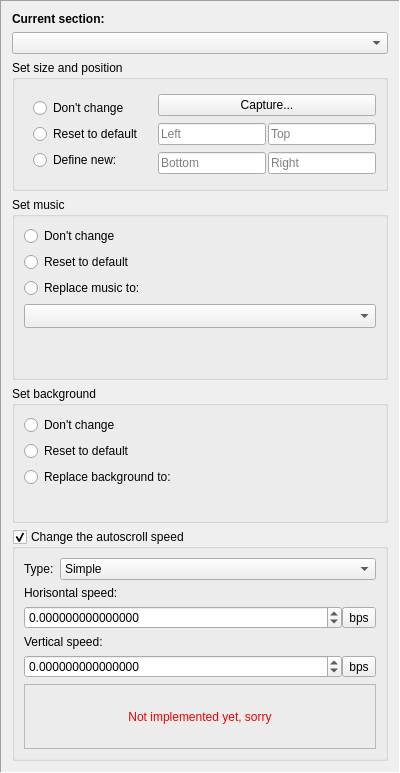
       <widget class="QFrame" name="SectionSettings_area">
        <property name="frameShape">
         <enum>QFrame::Panel</enum>
        </property>
        <property name="frameShadow">
         <enum>QFrame::Sunken</enum>
        </property>
        <layout class="QVBoxLayout" name="verticalLayout_2">
         <item>
          <widget class="QLabel" name="label_28">
           <property name="font">
            <font>
             <bold>true</bold>
            </font>
           </property>
           <property name="text">
            <string>Current section:</string>
           </property>
          </widget>
         </item>
         <item>
          <widget class="QComboBox" name="LVLEvent_Sct_list">
           <property name="mouseTracking">
            <bool>false</bool>
           </property>
           <property name="focusPolicy">
            <enum>Qt::ClickFocus</enum>
           </property>
          </widget>
         </item>
         <item>
          <widget class="QGroupBox" name="SectionSize">
           <property name="title">
            <string>Set size and position</string>
           </property>
           <layout class="QGridLayout" name="gridLayout_6">
            <property name="sizeConstraint">
             <enum>QLayout::SetMinimumSize</enum>
            </property>
            <item row="0" column="1" rowspan="3" colspan="2">
             <widget class="QFrame" name="frame_2">
              <property name="frameShape">
               <enum>QFrame::NoFrame</enum>
              </property>
              <property name="frameShadow">
               <enum>QFrame::Plain</enum>
              </property>
              <layout class="QGridLayout" name="gridLayout_5">
               <property name="sizeConstraint">
                <enum>QLayout::SetMinimumSize</enum>
               </property>
               <property name="leftMargin">
                <number>0</number>
               </property>
               <property name="topMargin">
                <number>0</number>
               </property>
               <property name="rightMargin">
                <number>0</number>
               </property>
               <property name="bottomMargin">
                <number>0</number>
               </property>
               <property name="spacing">
                <number>2</number>
               </property>
               <item row="2" column="1">
                <widget class="QLineEdit" name="LVLEvent_SctSize_top">
                 <property name="minimumSize">
                  <size>
                   <width>0</width>
                   <height>18</height>
                  </size>
                 </property>
                 <property name="toolTip">
                  <string>Top</string>
                 </property>
                 <property name="placeholderText">
                  <string>Top</string>
                 </property>
                </widget>
               </item>
               <item row="4" column="0">
                <widget class="QLineEdit" name="LVLEvent_SctSize_bottom">
                 <property name="minimumSize">
                  <size>
                   <width>0</width>
                   <height>18</height>
                  </size>
                 </property>
                 <property name="toolTip">
                  <string>Bottom</string>
                 </property>
                 <property name="placeholderText">
                  <string>Bottom</string>
                 </property>
                </widget>
               </item>
               <item row="2" column="0">
                <widget class="QLineEdit" name="LVLEvent_SctSize_left">
                 <property name="minimumSize">
                  <size>
                   <width>0</width>
                   <height>18</height>
                  </size>
                 </property>
                 <property name="toolTip">
                  <string>Left</string>
                 </property>
                 <property name="placeholderText">
                  <string>Left</string>
                 </property>
                </widget>
               </item>
               <item row="4" column="1">
                <widget class="QLineEdit" name="LVLEvent_SctSize_right">
                 <property name="minimumSize">
                  <size>
                   <width>0</width>
                   <height>18</height>
                  </size>
                 </property>
                 <property name="toolTip">
                  <string>Right</string>
                 </property>
                 <property name="placeholderText">
                  <string>Right</string>
                 </property>
                </widget>
               </item>
               <item row="0" column="0" colspan="2">
                <widget class="QPushButton" name="LVLEvent_SctSize_Set">
                 <property name="minimumSize">
                  <size>
                   <width>0</width>
                   <height>0</height>
                  </size>
                 </property>
                 <property name="text">
                  <string>Capture...</string>
                 </property>
                </widget>
               </item>
              </layout>
             </widget>
            </item>
            <item row="0" column="0" rowspan="3">
             <widget class="QFrame" name="frame_3">
              <property name="frameShape">
               <enum>QFrame::NoFrame</enum>
              </property>
              <property name="frameShadow">
               <enum>QFrame::Plain</enum>
              </property>
              <property name="lineWidth">
               <number>0</number>
              </property>
              <layout class="QVBoxLayout" name="verticalLayout_3">
               <property name="sizeConstraint">
                <enum>QLayout::SetMinimumSize</enum>
               </property>
               <item>
                <widget class="QRadioButton" name="LVLEvent_SctSize_none">
                 <property name="text">
                  <string>Don't change</string>
                 </property>
                </widget>
               </item>
               <item>
                <widget class="QRadioButton" name="LVLEvent_SctSize_reset">
                 <property name="text">
                  <string>Reset to default</string>
                 </property>
                </widget>
               </item>
               <item>
                <widget class="QRadioButton" name="LVLEvent_SctSize_define">
                 <property name="text">
                  <string>Define new:</string>
                 </property>
                </widget>
               </item>
              </layout>
             </widget>
            </item>
           </layout>
          </widget>
         </item>
         <item>
          <widget class="QGroupBox" name="SectionMusic">
           <property name="title">
            <string>Set music</string>
           </property>
           <layout class="QVBoxLayout" name="verticalLayout_5">
            <property name="sizeConstraint">
             <enum>QLayout::SetMinimumSize</enum>
            </property>
            <item>
             <widget class="QRadioButton" name="LVLEvent_SctMus_none">
              <property name="text">
               <string>Don't change</string>
              </property>
             </widget>
            </item>
            <item>
             <widget class="QRadioButton" name="LVLEvent_SctMus_reset">
              <property name="text">
               <string>Reset to default</string>
              </property>
             </widget>
            </item>
            <item>
             <widget class="QRadioButton" name="LVLEvent_SctMus_define">
              <property name="text">
               <string>Replace music to:</string>
              </property>
             </widget>
            </item>
            <item>
             <widget class="QComboBox" name="LVLEvent_SctMus_List">
              <property name="minimumSize">
               <size>
                <width>0</width>
                <height>24</height>
               </size>
              </property>
              <property name="mouseTracking">
               <bool>false</bool>
              </property>
              <property name="focusPolicy">
               <enum>Qt::ClickFocus</enum>
              </property>
             </widget>
            </item>
            <item>
             <spacer name="verticalSpacer_7">
              <property name="orientation">
               <enum>Qt::Vertical</enum>
              </property>
              <property name="sizeType">
               <enum>QSizePolicy::Ignored</enum>
              </property>
              <property name="sizeHint" stdset="0">
               <size>
                <width>20</width>
                <height>40</height>
               </size>
              </property>
             </spacer>
            </item>
           </layout>
          </widget>
         </item>
         <item>
          <widget class="QGroupBox" name="SectionBG">
           <property name="maximumSize">
            <size>
             <width>16777215</width>
             <height>200</height>
            </size>
           </property>
           <property name="title">
            <string>Set background</string>
           </property>
           <layout class="QVBoxLayout" name="verticalLayout_6">
            <property name="sizeConstraint">
             <enum>QLayout::SetMinimumSize</enum>
            </property>
            <item>
             <widget class="QRadioButton" name="LVLEvent_SctBg_none">
              <property name="text">
               <string>Don't change</string>
              </property>
             </widget>
            </item>
            <item>
             <widget class="QRadioButton" name="LVLEvent_SctBg_reset">
              <property name="text">
               <string>Reset to default</string>
              </property>
             </widget>
            </item>
            <item>
             <widget class="QRadioButton" name="LVLEvent_SctBg_define">
              <property name="text">
               <string>Replace background to:</string>
              </property>
             </widget>
            </item>
            <item>
             <widget class="ImageSelector" name="sctBg_image" native="true">
              <property name="minimumSize">
               <size>
                <width>0</width>
                <height>18</height>
               </size>
              </property>
             </widget>
            </item>
           </layout>
          </widget>
         </item>
         <item>
          <widget class="QGroupBox" name="sectionAutoscroll">
           <property name="title">
            <string>Change the autoscroll speed</string>
           </property>
           <property name="checkable">
            <bool>true</bool>
           </property>
           <layout class="QGridLayout" name="gridLayout_10" columnstretch="0,1000">
            <item row="0" column="0">
             <widget class="QLabel" name="label">
              <property name="text">
               <string comment="Autoscroll type">Type:</string>
              </property>
             </widget>
            </item>
            <item row="0" column="1">
             <widget class="QComboBox" name="autoscrollType">
              <item>
               <property name="text">
                <string comment="Simple autoscrolling">Simple</string>
               </property>
              </item>
              <item>
               <property name="text">
                <string comment="Advanced autoscrolling (draw custom path)">Advanced</string>
               </property>
              </item>
             </widget>
            </item>
            <item row="1" column="0" colspan="2">
             <widget class="QFrame" name="autoscrollSimple">
              <property name="frameShape">
               <enum>QFrame::NoFrame</enum>
              </property>
              <layout class="QGridLayout" name="gridLayout_11">
               <property name="leftMargin">
                <number>0</number>
               </property>
               <property name="topMargin">
                <number>0</number>
               </property>
               <property name="rightMargin">
                <number>0</number>
               </property>
               <property name="bottomMargin">
                <number>0</number>
               </property>
               <property name="horizontalSpacing">
                <number>0</number>
               </property>
               <item row="0" column="0" colspan="2">
                <widget class="QLabel" name="label_26">
                 <property name="text">
                  <string>Horisontal speed:</string>
                 </property>
                </widget>
               </item>
               <item row="1" column="0">
                <widget class="QDoubleSpinBox" name="simpleAutoscrollH">
                 <property name="mouseTracking">
                  <bool>false</bool>
                 </property>
                 <property name="focusPolicy">
                  <enum>Qt::ClickFocus</enum>
                 </property>
                 <property name="decimals">
                  <number>15</number>
                 </property>
                 <property name="minimum">
                  <double>-99999999.000000000000000</double>
                 </property>
                 <property name="maximum">
                  <double>9999999.000000000000000</double>
                 </property>
                </widget>
               </item>
               <item row="1" column="1">
                <widget class="QToolButton" name="simpleAutoscrollH_BPS">
                 <property name="text">
                  <string>bps</string>
                 </property>
                </widget>
               </item>
               <item row="2" column="0" colspan="2">
                <widget class="QLabel" name="label_29">
                 <property name="text">
                  <string>Vertical speed:</string>
                 </property>
                </widget>
               </item>
               <item row="3" column="0">
                <widget class="QDoubleSpinBox" name="simpleAutoscrollV">
                 <property name="mouseTracking">
                  <bool>false</bool>
                 </property>
                 <property name="focusPolicy">
                  <enum>Qt::ClickFocus</enum>
                 </property>
                 <property name="decimals">
                  <number>15</number>
                 </property>
                 <property name="minimum">
                  <double>-99999999.000000000000000</double>
                 </property>
                 <property name="maximum">
                  <double>9999999.000000000000000</double>
                 </property>
                </widget>
               </item>
               <item row="3" column="1">
                <widget class="QToolButton" name="simpleAutoscrollV_BPS">
                 <property name="text">
                  <string>bps</string>
                 </property>
                </widget>
               </item>
              </layout>
             </widget>
            </item>
            <item row="2" column="0" colspan="2">
             <widget class="QFrame" name="autoscrollAdvanced">
              <property name="frameShape">
               <enum>QFrame::StyledPanel</enum>
              </property>
              <property name="frameShadow">
               <enum>QFrame::Raised</enum>
              </property>
              <layout class="QGridLayout" name="gridLayout_12">
               <item row="0" column="0">
                <widget class="QLabel" name="label_2">
                 <property name="minimumSize">
                  <size>
                   <width>0</width>
                   <height>45</height>
                  </size>
                 </property>
                 <property name="styleSheet">
                  <string notr="true">color: #F10000;</string>
                 </property>
                 <property name="text">
                  <string>Not implemented yet, sorry</string>
                 </property>
                 <property name="alignment">
                  <set>Qt::AlignCenter</set>
                 </property>
                </widget>
               </item>
              </layout>
             </widget>
            </item>
           </layout>
          </widget>
         </item>
        </layout>
       </widget>
